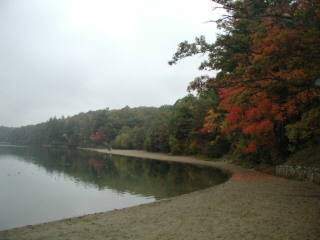
//> input picture old/_kmeans/my-solution/images/pond_1.ppm, 320 x 240 px
$ ./kmeans   (built with g++ and OpenCV 4)
//> lines starting //> are read from the running program, lines starting //| are printed output that depends on the picture
//OpneCV
#include <opencv2/core/core.hpp>
#include <opencv2/highgui/highgui.hpp>
#include <opencv2/imgproc/imgproc.hpp>

//std:
#include <fstream>
#include <iostream>
#include <string>

/////////////////////////////
/// Struttura per rappresentate un cluster
/// Da eventualmente modificare a piacere
///
typedef struct _cluster {
	int num_pixels=0;    //number of pixel in cluster, inizialmente facoltativo

	float ur = 0;       //center of mass R
	float ug = 0;       //center of mass G
	float ub = 0;       //center of mass B

	//costruttore
	_cluster(int _num_pixels=0,float _ur=0, float _ug=0, float _ub=0):num_pixels(_num_pixels), ur(_ur), ug(_ug), ub(_ub) {}

	// comparison operator
	//
	// in questo caso li confrontiamo in base al numero di elementi
	// un altro criterio possible potrebbe essere la posizione del baricentro dei pixel
	//
	bool operator<(const _cluster & a) {
		return num_pixels < a.num_pixels;
	}

}cluster;
/////////////////////////////


int main(int argc, char **argv) {
	//VOSTRO path in cui si trovano le immagini
	std::string path("../images/");

	//Immagine originale di partenza
	std::string original("pond_1.ppm");

	//Database di immagini globale
	std::vector<std::string> compare = {"beach_1.ppm", "beach_2.ppm", "beach_3.ppm", "beach_4.ppm", "boat_1.ppm", "boat_2.ppm", "boat_3.ppm", "stHelens_1.ppm", "stHelens_2.ppm", "stHelens_3.ppm", "crater_1.ppm", "crater_2.ppm", "crater_3.ppm", "pond_1.ppm", "pond_2.ppm", "pond_3.ppm", "sunset1_1.ppm", "sunset1_2.ppm", "sunset1_3.ppm", "sunset2_1.ppm", "sunset2_2.ppm", "sunset2_3.ppm"};

	//////////////////////
	//Variabili K-MEANS
	int cluster_count = 5;

	// cv::namedWindow("App", cv::WINDOW_NORMAL);
	// cv::createTrackbar("Cluster Count", "App", &cluster_count, 50, 0);
	/////////////////////


	//ESECUZIONE


	std::cout<<"Simple program."<<std::endl;
	//opening file
	std::cout<<"Opening original image"<<path+original<<std::endl;

	cv::Mat image = cv::imread(path+original, CV_32FC3);
//> image is the input picture: 240 rows x 320 cols, CV_8UC3; mean B, G, R 116, 125.5, 125.5
	if(image.empty()) {
		std::cout<<"Unable to open "<<path+original<<std::endl;
		return 1;
	}

	while(1) {
		//lista cluster dell'immagine originale
		std::vector<cluster> cluster_list_original(cluster_count);
		//immagine dei cluster
		cv::Mat new_image( image.size(), image.type() );


		/////////////////////////////////////////////////////////////////
		/// FASE 1: K MEANS immagine originale
		//
		//
		//
		//OPENCV
		//
		//
		// YOUR CODE HERE
		//

		// Definisco la matrice dei samples di input, da passare a cv::kmeans
		// Avrò tante righe quanti sono i pixel di input, ma solo 3 colonne (r g b)
		// quindi ogni riga -> 1 pixel
		cv::Mat samples(image.rows * image.cols, 3, CV_32F);
		for(int r = 0; r < image.rows; ++r)
			for(int c = 0; c < image.cols; ++c)
				for(int z = 0; z < 3; ++z)
					samples.at<float>(r + c*image.rows, z) = image.at<cv::Vec3b>(r, c)[z];

		// Dichiaro la matrice che cv::kmeans riempirà: conterrà per ogni pixel un valore [0...cluster_count]
		// Ovvero, per ogni pixel mi dice a quale cluster esso appartiene
		cv::Mat labels;
		int attempts = 5;
		cv::Mat centers;

		cv::kmeans(samples, cluster_count, labels, cv::TermCriteria(cv::TermCriteria::MAX_ITER|cv::TermCriteria::EPS, 10000, 0.0001), attempts, cv::KmeansFlags::KMEANS_PP_CENTERS, centers);
//> centers = [[21.31, 34.9, 40.45], [241.3, 238.6, 230.9], [83.88, 102, 102.8], [160.4, 162.3, 154.9], [48.28, 66.55, 74.02]]

		std::cout << "samples: " << samples.rows << "x" << samples.cols << std::endl; // 76800 x 3
//| samples: 76800x3
		std::cout << "labels: " << labels.rows << "x" << labels.cols << std::endl; 	  // 76800 x 1
//| labels: 76800x1
		std::cout << "centers: " << centers.rows << "x" << centers.cols << std::endl; // 5 x 3
//| centers: 5x3

		std::cout << "centers\n" << centers << std::endl;
//| centers
//| [21.313555, 34.899548, 40.451382;
//|  241.26201, 238.63933, 230.89737;
//|  83.884697, 102.04159, 102.82032;
//|  160.39816, 162.32225, 154.94843;
//|  48.276138, 66.54554, 74.016846]

		// Riempimento di new_image coi valori dei centri dei cluster
		for(int r = 0; r < image.rows; ++r)
			for(int c = 0; c < image.cols; ++c)
			{
				// Per ogni pixel, recupero la label che gli è stata associata
				int cluster_idx = labels.at<int>(r + c*image.rows, 0); // matrice labels ha 1 sola colonna

				// Recupero il corrispondente centro, e lo assegno all'attuale pixel di new_image
				// matrice centers ha 3 colonne: ciascuna, mi dà il valore r, g o b del centro i-esimo
				new_image.at<cv::Vec3b>(r,c)[0] = centers.at<float>(cluster_idx, 0);
				new_image.at<cv::Vec3b>(r,c)[1] = centers.at<float>(cluster_idx, 1);
				new_image.at<cv::Vec3b>(r,c)[2] = centers.at<float>(cluster_idx, 2);

				// Se e' la prima volta che incontro questo cluster, aggiorno i centri di massa
				if(cluster_list_original[cluster_idx].num_pixels == 0) {
					cluster_list_original[cluster_idx].ur = centers.at<float>(cluster_idx, 0);
					cluster_list_original[cluster_idx].ug = centers.at<float>(cluster_idx, 1);
					cluster_list_original[cluster_idx].ub = centers.at<float>(cluster_idx, 2);
				}

				// In ogni caso, aggiorno il numero di pixel appartenenti al cluster cluster_idx
				++cluster_list_original[cluster_idx].num_pixels;
			}
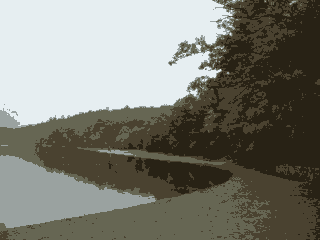
//> new_image: 240 rows x 320 cols, CV_8UC3; mean B, G, R 115.6, 125, 124.9
//> after the loop, cluster_list_original = 5 items

		///
		/// Ordinamento
		//
		//  Per migliorare le performance di associazione, un semplice espediente e' quello di
		//  ordinare i cluster per numero di pixel.
		//
		//  In questo modo andro' a confrontare cluster che, con maggiore probabilita', sono anche simili di dimensione
		//
		//  Si veda il documento pdf per dettagli
		std::sort(cluster_list_original.begin(), cluster_list_original.end());

		/////////////////////////////////////////////////////////////////


		///////////////////////////////////////////////////////////////
		/// FASE 2: confronto con immagini database
		//
		//
		float best_error=std::numeric_limits<float>::max();
		std::string best_name("undefined");
		cv::Mat best_image_cluster( image.size(), image.type() );

		//scorro le immagini di database
		for (const auto & s: compare)
		{
			//evito di confrontare con l'immagine originale
			if(s==original)
				continue;

			//apro l'immagine di database
			cv::Mat image_compare = cv::imread(path+s, CV_32FC3);
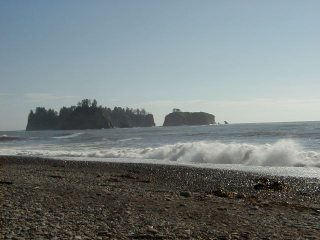
//> input picture old/_kmeans/my-solution/images/beach_1.ppm, 320 x 240 px
//> image_compare is the input picture: 240 rows x 320 cols, CV_8UC3; mean B, G, R 128.5, 127.9, 118.6
			if(image_compare.empty())
			{
				std::cout<<"Unable to open "<<path+s<<std::endl;
				return 1;
			}

			std::cout<<"compare with "<<s<<std::endl;

			//lista cluster dell'immagine di database
			std::vector<cluster> cluster_list_compare(cluster_count);
			//immagine dei cluster
			cv::Mat new_image_compare( image.size(), image.type() );

			///////////////////////////////////////////
			///
			/// YOUR CODE HERE
			///
			/// 1) kmeans per immagine di database s
			/// 2) confronto tra i cluster originali e quelli di s, calcolo error

			// Definisco la matrice dei samples di input, da passare a cv::kmeans
			// Avrò tante righe quanti sono i pixel di input, ma solo 3 colonne (r g b)
			// quindi ogni riga -> 1 pixel
			cv::Mat samples_compare(image_compare.rows * image_compare.cols, 3, CV_32F);
			for(int r = 0; r < image_compare.rows; ++r)
				for(int c = 0; c < image_compare.cols; ++c)
					for(int z = 0; z < 3; ++z)
						samples_compare.at<float>(r + c*image_compare.rows, z) = image_compare.at<cv::Vec3b>(r, c)[z];

			// Dichiaro la matrice che cv::kmeans riempirà: conterrà per ogni pixel un valore [0...cluster_count]
			// Ovvero, per ogni pixel mi dice a quale cluster esso appartiene
			cv::Mat labels_compare;
			int attempts = 5;
			cv::Mat centers_compare;

			cv::kmeans(samples_compare, cluster_count, labels_compare, cv::TermCriteria(cv::TermCriteria::MAX_ITER|cv::TermCriteria::EPS, 10000, 0.0001), attempts, cv::KmeansFlags::KMEANS_PP_CENTERS, centers_compare);
//> centers_compare = [[170.2, 161.5, 142.9], [65.05, 72.7, 75.26], [195.2, 193.5, 178.5], [35.85, 43.57, 46.84], [128.1, 124.2, 113.5]]

			// [7 lines of commented-out code are left out]
			for(int r = 0; r < image_compare.rows; ++r)
				for(int c = 0; c < image_compare.cols; ++c)
				{
					// Per ogni pixel, recupero la label che gli è stata associata
					int cluster_idx = labels_compare.at<int>(r + c*image_compare.rows, 0); // matrice labels ha 1 sola colonna

					// Recupero il corrispondente centro, e lo assegno all'attuale pixel di new_image
					// matrice centers ha 3 colonne: ciascuna, mi dà il valore r, g o b del centro i-esimo
					new_image_compare.at<cv::Vec3b>(r,c)[0] = centers_compare.at<float>(cluster_idx, 0);
					new_image_compare.at<cv::Vec3b>(r,c)[1] = centers_compare.at<float>(cluster_idx, 1);
					new_image_compare.at<cv::Vec3b>(r,c)[2] = centers_compare.at<float>(cluster_idx, 2);

					// Se e' la prima volta che incontro questo cluster, aggiorno i centri di massa
					if(cluster_list_compare[cluster_idx].num_pixels == 0) {
						cluster_list_compare[cluster_idx].ur = centers_compare.at<float>(cluster_idx, 0);
						cluster_list_compare[cluster_idx].ug = centers_compare.at<float>(cluster_idx, 1);
						cluster_list_compare[cluster_idx].ub = centers_compare.at<float>(cluster_idx, 2);
					}

					// In ogni caso, aggiorno il numero di pixel appartenenti al cluster cluster_idx
					++cluster_list_compare[cluster_idx].num_pixels;
				}
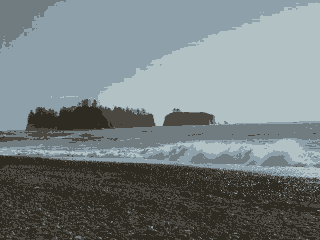
//> new_image_compare: 240 rows x 320 cols, CV_8UC3; mean B, G, R 128.2, 127.4, 118
//> after the loop, cluster_list_compare = 5 items

			std::sort(cluster_list_compare.begin(), cluster_list_compare.end());

			//ad esempio...
			//			std::cout<<"error :"<<error<<std::endl;
			//			if(error<best_error)
			//			{
			//				best_error = error;
			//				best_name = s;
			//
			//				best_image_cluster = new_image_compare.clone();
			//			}


			///
			/// Confronto tra cluster
			//
			//  Per semplicta' facciamo un confronto 1-1 nell'ordine in cui si trovano nei rispettivi vettori di cluster
			//
			//  Come spiegato nel documento pdf, questa non e' la soluzione ottimale in generale, ma andrebbe fatto un confronto
			//  tutti-a-tutti tenendo la soluzione migliore per ogni immagine. Sarebbe stato troppo lungo per un esame di due ore.
			//
			float error=0.0f;
			for(int i=0; i < cluster_count; ++i) {
				cv::Point3f center_original(cluster_list_original[i].ur, cluster_list_original[i].ug, cluster_list_original[i].ub);
				cv::Point3f center_compare(cluster_list_compare[i].ur, cluster_list_compare[i].ug, cluster_list_compare[i].ub);

				error += cv::norm(center_original - center_compare);

				// Altro modo:
				// error+=fabs(cluster_list_compare[i].ur - cluster_list_original[i].ur);
				// error+=fabs(cluster_list_compare[i].ug - cluster_list_original[i].ug);
				// error+=fabs(cluster_list_compare[i].ub - cluster_list_original[i].ub);
			}
//> this loop made 5 passes
//> (center_original, center_compare, error) on passes 1 to 5: (Point3(160.4, 162.3, 154.9), Point3(128.1, 124.2, 113.5), 64.93), (Point3(83.88, 102, 102.8), Point3(65.05, 72.7, 75.26), 109.4), (Point3(48.28, 66.55, 74.02), Point3(35.85, 43.57, 46.84), 147.1), (Point3(21.31, 34.9, 40.45), Point3(195.2, 193.5, 178.5), 419.9), (Point3(241.3, 238.6, 230.9), Point3(170.2, 161.5, 142.9), 556.9)
//> after the loop, error = 556.9
			std::cout<<"compare with "<<s<<":"<<error<<std::endl;
//| compare with beach_1.ppm:556.854
			if(error<best_error)
			{
				//aggiorno best error
				best_error = error;
//> best_error = 556.9
//> (the run ends here: the program exits with an error code, at `return 1;`)
